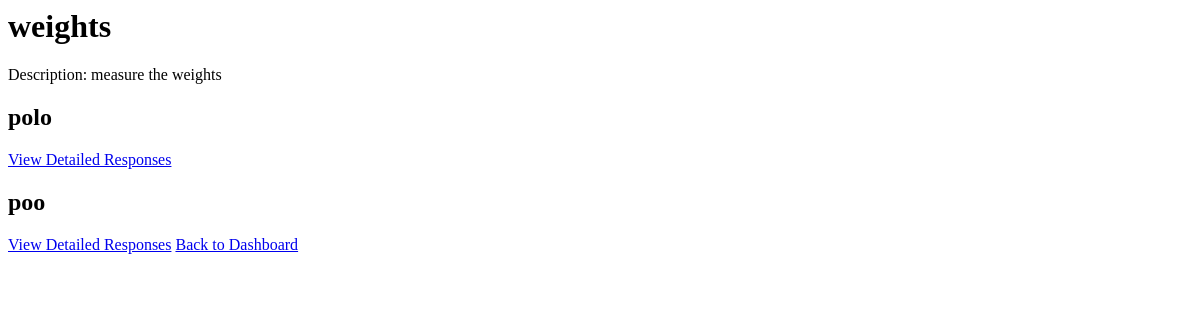
Before: /users/lab-report/1/ with the older database file.
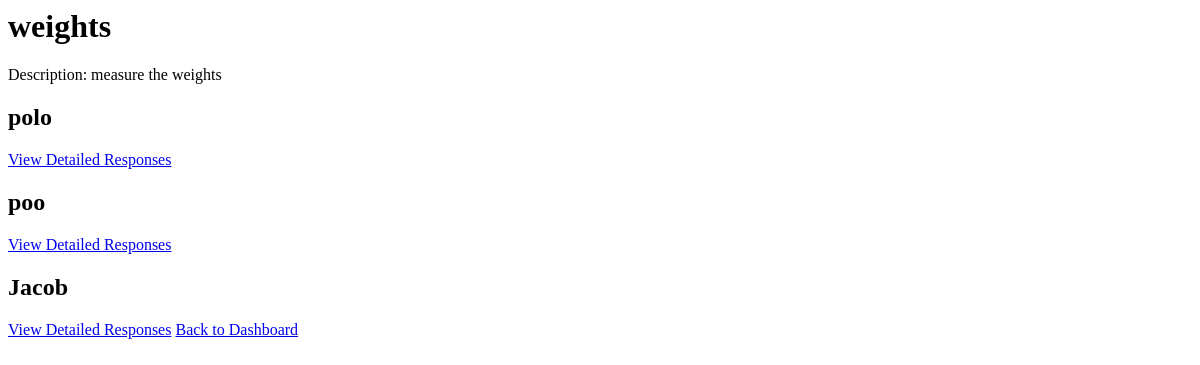
After: the same page with the newer database file.
### users/models.py (models this page shows)
class User(AbstractUser):
    class Role(models.TextChoices):
        STUDENT = 'ST', _('Student')
        LAB_TECH = 'LT', _('Lab Technician')
        LECTURER = 'LE', _('Lecturer')
    role = models.CharField(
        max_length=2,
        choices=Role.choices,
        default=Role.STUDENT,
    )
    groups = models.ManyToManyField(Group, verbose_name=_('groups'), blank=True, help_text=_(
        'The groups this user belongs to. A user will get all permissions granted to each of their groups.'),
        related_name="user_set_custom",
        related_query_name="user",
    )
    user_permissions = models.ManyToManyField(
        Permission,
        verbose_name=_('user permissions'),
        blank=True,
        help_text=_('Specific permissions for this user.'),
        related_name="user_set_custom",
        related_query_name="user",
    )

### users/views.py (the view)
def lab_report_detail_for_tech(request, lab_report_id):
    lab_report = LabReport.objects.get(id=lab_report_id)
    student_responses = StudentResponse.objects.filter(lab_report=lab_report)
    responses_by_student = {}
    for response in student_responses:
        if response.student not in responses_by_student:
            responses_by_student[response.student] = []
        responses_by_student[response.student].append(response)
    context = {
        'lab_report': lab_report,
        'responses_by_student': responses_by_student,
    }
    return render(request, 'grading/lab_report_detail.html', context)

### users/templates/grading/lab_report_detail.html
<h1>{{ lab_report.title }}</h1>
<p>Description: {{ lab_report.description }}</p>
{% for student, responses in responses_by_student.items %}
<h2>{{ student.username }}</h2>
<a href="{% url 'detailed_responses' lab_report.id student.id %}"
  >View Detailed Responses</a
>
{% empty %}
<p>No responses found.</p>
{% endfor %}
<a href="{% url 'dashboard' %}">Back to Dashboard</a>

Changed rows visible on the page:
added User: username "Jacob"
